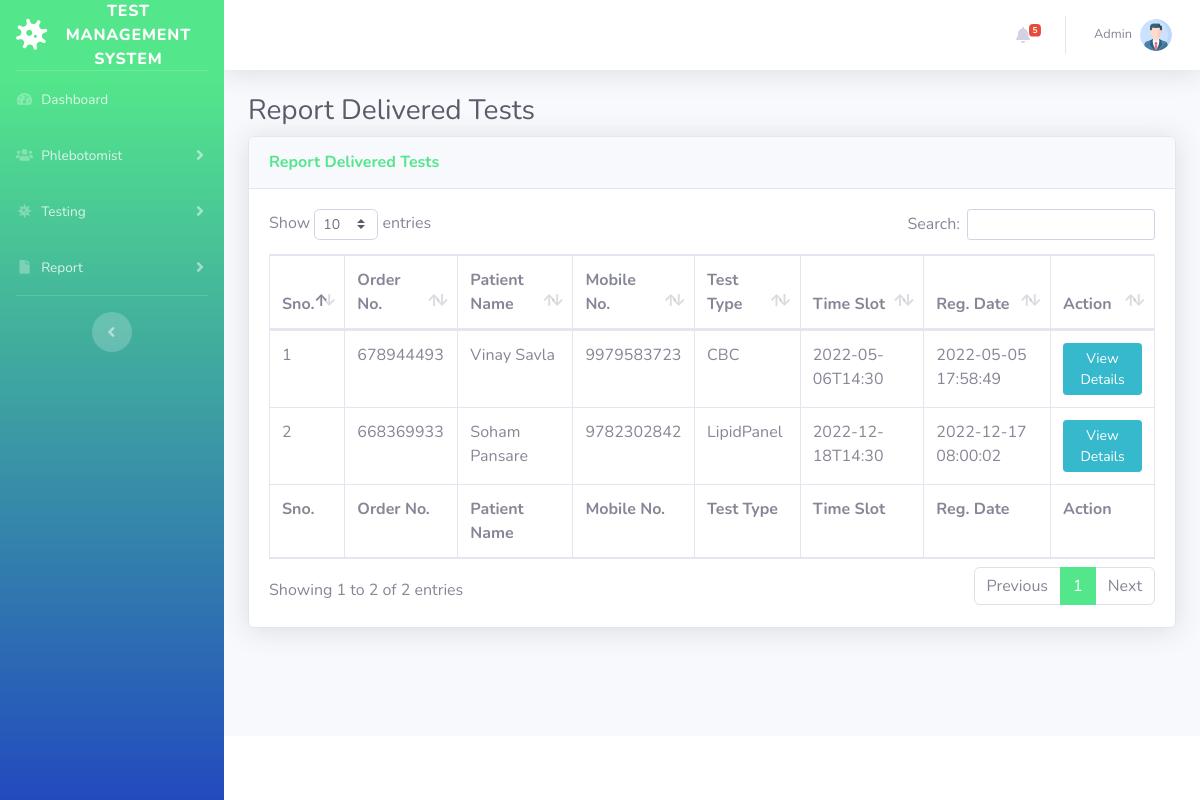
Screenshot of /reportdelivered-test.php (signed in) with the database file from the repository.
### tables this page shows
CREATE TABLE `tbltestrecord` (
  `id` int(11) NOT NULL,
  `OrderNumber` bigint(20) DEFAULT NULL,
  `PatientMobileNumber` bigint(20) DEFAULT NULL,
  `TestType` varchar(100) DEFAULT NULL,
  `TestTimeSlot` varchar(120) DEFAULT NULL,
  `ReportStatus` varchar(100) DEFAULT NULL,
  `FinalReport` varchar(150) DEFAULT NULL,
  `ReportUploadTime` varchar(200) DEFAULT NULL,
  `RegistrationDate` timestamp NULL DEFAULT current_timestamp(),
  `AssignedtoEmpId` varchar(150) DEFAULT NULL,
  `AssigntoName` varchar(180) DEFAULT NULL,
  `AssignedTime` varchar(100) DEFAULT NULL
);

CREATE TABLE `tblpatients` (
  `id` int(11) NOT NULL,
  `FullName` varchar(120) DEFAULT NULL,
  `MobileNumber` bigint(20) DEFAULT NULL,
  `DateOfBirth` date DEFAULT NULL,
  `GovtIssuedId` varchar(150) DEFAULT NULL,
  `GovtIssuedIdNo` varchar(150) DEFAULT NULL,
  `FullAddress` varchar(255) DEFAULT NULL,
  `State` varchar(200) DEFAULT NULL,
  `RegistrationDate` timestamp NOT NULL DEFAULT current_timestamp()
);

### reportdelivered-test.php (the view, shortened to what this page needs)
<?php session_start();
include_once('includes/config.php');
if (strlen($_SESSION['aid']==0)) {
  header('location:logout.php');
  } else{
?>
<!DOCTYPE html>
<html lang="en">
<head>
    <link href="vendor/fontawesome-free/css/all.min.css" rel="stylesheet" type="text/css">
    <link href="css/sb-admin-2.min.css" rel="stylesheet">
    <link href="vendor/datatables/dataTables.bootstrap4.min.css" rel="stylesheet">
</head>
<body id="page-top">
    <div id="wrapper">
  <?php include_once('includes/sidebar.php');?>
        <div id="content-wrapper" class="d-flex flex-column">
            <div id="content">
<?php include_once('includes/topbar.php');?>
                <div class="container-fluid">
                    <h1 class="h3 mb-2 text-gray-800">Report Delivered Tests</h1>
                    <div class="card shadow mb-4">
                        <div class="card-header py-3">
                            <h6 class="m-0 font-weight-bold text-primary">Report Delivered Tests</h6>
                        </div>
                        <div class="card-body">
                            <div class="table-responsive">
                                <form name="assignto" method="post">
                    <table class="table table-bordered" id="dataTable" width="100%" cellspacing="0">
                                    <thead>
                                        <tr>
                                            <th>Sno.</th>
                                            <th>Order No.</th>
                                            <th>Patient Name</th>
                                            <th>Mobile No.</th>
                                            <th>Test Type</th>
                                            <th>Time Slot</th>
                                            <th>Reg. Date</th>
                                            <th>Action</th>
                                        </tr>
                                    </thead>
                                      <tfoot>
                                            <tr>
                                            <th>Sno.</th>
                                            <th>Order No.</th>
                                            <th>Patient Name</th>
                                            <th>Mobile No.</th>
                                            <th>Test Type</th>
                                            <th>Time Slot</th>
                                            <th>Reg. Date</th>
                                            <th>Action</th>
                                        </tr>
                                    </tfoot>
                                    <tbody>
<?php $query=mysqli_query($con,"select tbltestrecord.OrderNumber,tblpatients.FullName,tblpatients.MobileNumber,tbltestrecord.TestType,tbltestrecord.TestTimeSlot,tbltestrecord.RegistrationDate,tbltestrecord.id as testid from tbltestrecord
join tblpatients on tblpatients.MobileNumber=tbltestrecord.PatientMobileNumber
where ReportStatus='Delivered'
    ");
$cnt=1;
while($row=mysqli_fetch_array($query)){
?>
                                        <tr>
                                            <td><?php echo $cnt;?></td>
                                            <td><?php echo $row['OrderNumber'];?></td>
                                            <td><?php echo $row['FullName'];?></td>
                                            <td><?php echo $row['MobileNumber'];?></td>
                                            <td><?php echo $row['TestType'];?></td>
                                            <td><?php echo $row['TestTimeSlot'];?></td>
                                             <td><?php echo $row['RegistrationDate'];?></td>
                                            <td>
                                <a href="test-details.php?tid=<?php echo $row['testid'];?>&&oid=<?php echo $row['OrderNumber'];?>" class="btn btn-info btn-sm">View Details</a>
                            </td>
                                        </tr>
<?php $cnt++;} ?>
                                    </tbody>
                                </table>
                                     </form>
                            </div>
                        </div>
                    </div>
                </div>
            </div>
    <?php include_once('includes/footer.php');?>
        </div>
    </div>
</body>
</html>
<?php } ?>

### includes/topbar.php (shortened to what this page needs)
      <nav class="navbar navbar-expand navbar-light bg-white topbar mb-4 static-top shadow">
            <?php if($_SESSION['aid']):?>
                    <ul class="navbar-nav ml-auto">
<?php $query=mysqli_query($con,"select * from tbltestrecord where ReportStatus is null");
$count=mysqli_num_rows($query);
?>
                        <li class="nav-item dropdown no-arrow mx-1">
                            <a class="nav-link dropdown-toggle" href="#" id="alertsDropdown" role="button"
                                data-toggle="dropdown" aria-haspopup="true" aria-expanded="false">
                                <i class="fas fa-bell fa-fw"></i>
                                <span class="badge badge-danger badge-counter"><?php echo $count;?></span>
                            </a>
                        </li>
                        <li class="nav-item dropdown no-arrow">
                            <a class="nav-link dropdown-toggle" href="#" id="userDropdown" role="button"
                                data-toggle="dropdown" aria-haspopup="true" aria-expanded="false">
                <?php
$adid=$_SESSION['aid'];
$ret1=mysqli_query($con,"select AdminName from tbladmin where ID='$adid'");
while($row1=mysqli_fetch_array($ret1)){
?>
                                <span class="mr-2 d-none d-lg-inline text-gray-600 small"><?php  echo $row1['AdminName'];?></span>
                           <?php } ?>
                                <img class="img-profile rounded-circle"
                                    src="img/profile.png">
                            </a>
                        </li>
                    </ul>
                <?php endif;?>
                </nav>

### rows the page displays
tbltestrecord: OrderNumber "678944493", tblpatients.FullName "Vinay Savla", tblpatients.MobileNumber "9979583723", TestType "CBC", TestTimeSlot "2022-05-06T14:30", RegistrationDate "2022-05-05 17:58:49"
tbltestrecord: OrderNumber "668369933", tblpatients.FullName "Soham Pansare", tblpatients.MobileNumber "9782302842", TestType "LipidPanel", TestTimeSlot "2022-12-18T14:30", RegistrationDate "2022-12-17 08:00:02"

### other values shown
$count "5"
$row1['AdminName'] "Admin"
